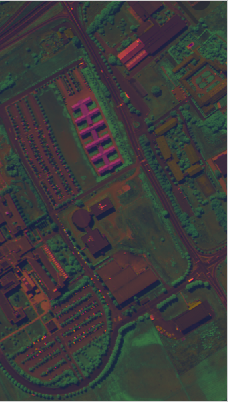
%> input picture 无监督聚类算法/FLICM算法/ppp.png, 228 x 402 px
$ octave TEST_FLICM_clustering.m   (GNU Octave 9; MATLAB toolbox functions it lacks are replaced by stand-ins)
%> lines starting %> are read from the running program, lines starting %| are printed output that depends on the picture
%> further down, imIn is the input picture: size 402x228x3 uint8; mean R, G, B 60, 60, 60
### 无监督聚类算法/FLICM算法/My_FLICM.m
% 输入：
% imgIn：输入灰度图像
% cNum：聚类数，默认为2
% m:模糊系数，默认为2
% winSize：局域的窗口大小，奇数，默认为3
% maxIter：最大迭代次数，默认为100
% thrE：精度，默认为1.0e-2

% 输出：
% imOut： 输出图像
% C：聚类中心
% U：隶属度矩阵
% iter：迭代次数


function [imOut,C,U,iter] = My_FLICM( imIn, cNum, m, winSize, maxIter, thrE )
%> called with cNum = 5
if nargin < 6
    thrE = 1.0e-2;
end

if nargin < 5
    maxIter = 100;
end

if nargin < 4
    winSize = 3;
end

if nargin < 3
    m = 2;
end

if nargin < 2
    cNum = 2;
end


if( size(imIn,3)>1 )
    imIn = rgb2gray( imIn );
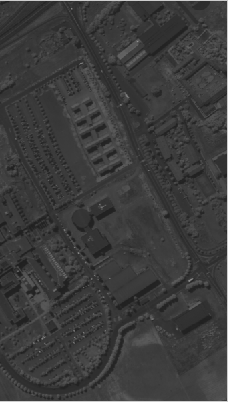
%> imIn: size 402x228 uint8; min 31, max 204, mean 60
end
image = double( imIn );

% 隶属度矩阵的初始化
iter = 0;
[H,W,p] = size( image );
%> H = 402; W = 228; p = 1
N = H*W;
%> N = 91656
U = rand( H, W, cNum-1 )*(1/cNum);
U(:,:,cNum) = 1 - sum(U,3);

X = reshape(image, H*W, p);
P = reshape(U, H*W, cNum);

hh = round((winSize-1)/2);
ww = round((winSize-1)/2);
Uplus = ones(H+2*hh, W+2*ww, cNum);
DDplus = zeros(H+2*hh, W+2*ww, cNum);
J_prev = inf;
J = [];
while true
   iter = iter + 1;
   if iter>maxIter
       break;
   end

   t = P.^m;
   C = (t'*X)./(sum(t)'*ones(1, p));
   dist = sum(X.*X, 2)*ones(1, cNum) + (sum(C.*C, 2)*ones(1, N))'-2*X*C';

   DDplus(1+hh:H+hh, 1+ww:W+ww, :) = reshape(dist, H, W, cNum);
   Uplus(1+hh:H+hh, 1+ww:W+ww, :) = U;

   GG = zeros(H, W, cNum);
   for ii = -hh:hh
       for jj = -ww:ww
           if ii~=0&&jj~=0
               GG = GG + 1/(1+ii*ii+jj*jj)*(1-Uplus(1+hh+ii:H+hh+ii, 1+ww+jj:W+ww+jj, :)).^m.*DDplus(1+hh+ii:H+hh+ii, 1+ww+jj:W+ww+jj, :);
           end
       end
   end

   G = reshape(GG, H*W, cNum);
   rd = dist + G;
   t2 = (1./rd).^(1/(m-1));
   P = t2./(sum(t2, 2)*ones(1, cNum));
   U = reshape(P, H, W, cNum);
   J_cur = sum(sum((P.^m).*dist+G))/N;
   J = [J J_cur];
   if norm(J_cur-J_prev, 'fro') < thrE
       break;
   end
   J_prev = J_cur;
end
%> this loop made 101 passes
%> (J_cur, J_prev) on passes 10 to 21: (1781.3, 1781.3), (1957.5, 1957.5), (2148.8, 2148.8), (2369.9, 2369.9), (2644.9, 2644.9), (3026.4, 3026.4), (3708.7, 3708.7), (5646.3, 5646.3), (12387.9, 12387.9), (23983.6, 23983.6), (26889.9, 26889.9), (26886.9, 26886.9)
%> (J_cur, J, J_prev) on passes 1 to 6: (968.6, 968.6, 968.6), (911.5, [968.6 911.5], 911.5), (914.2, [968.6 911.5 914.2], 914.2), (941.2, [968.6 911.5 914.2 941.2], 941.2), (1014.5, [968.6 911.5 914.2 941.2 1014.5], 1014.5), (1129.7, [968.6 911.5 914.2 941.2 1014.5 1129.7], 1129.7)
%> after the loop, J = 100 values, max 27513.9 at index 100, min 911.5 at index 2, mean 22777.2; iter = 101

[~, label] = max(P, [], 2);

imOut = reshape(C(label, :), H, W, p);

### 无监督聚类算法/FLICM算法/TEST_FLICM_clustering.m
clear;
clc;
imIn = imread('ppp.png');
[imOut,C,U,iter] = My_FLICM( imIn,5);
%> C = [197.1; 58.82; 69.88; 87.5; 46.61]; iter = 101
figure
imshow(imIn, [0 255]), title('原图');
figure
imshow(uint8(imOut),[0 255]), title('聚类图');
